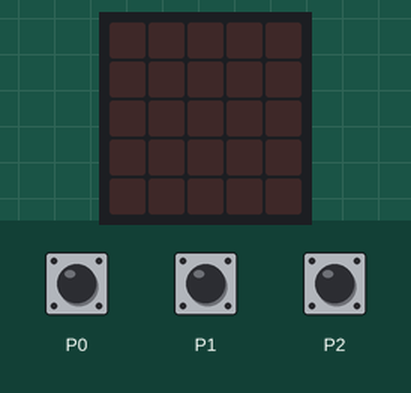
Recording of a program running on a simulated BBC micro:bit (MakeCode). Shown: the board's 5×5 LED display. Inputs (shaded band) come from the test bench. Random numbers come from a fixed seed; the 48×5 strip is a reading aid, not a part: it shows the text the display is scrolling, unrolled, one strip-width of it at a time.

Above: at 1.2 s.
1.3 s: touch pin P0 pressed for 0.15 s
At 2.0 s:
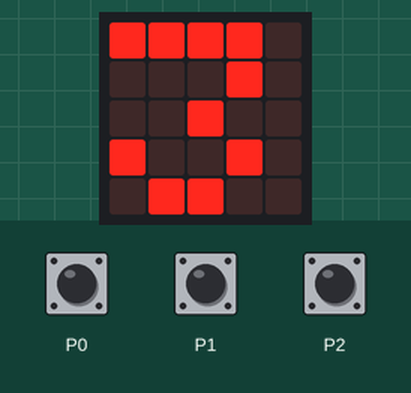
At 16.8 s:
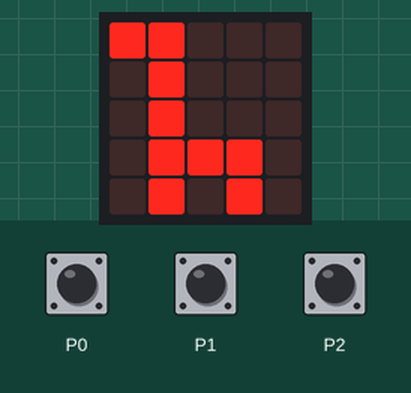

Measured:
- after the input at 1.3 s, the display: changes after 0.15 s (image 1)
- what the display in image 1 shows lasts 0.7 s, from 1.5 s to 2.2 s

The program:

main.ts
```typescript
input.onPinPressed(TouchPin.P0, function () {
    basic.showNumber(3)
    basic.showNumber(2)
    basic.showNumber(1)
    basic.showString("Prepare-se!")
    basic.pause(randint(1000, 5000))
    basic.showIcon(IconNames.Giraffe)
    basic.pause(1000)
    basic.clearScreen()
})
input.onPinPressed(TouchPin.P2, function () {
    basic.showLeds(`
        . . # # #
        . . # # #
        . . # # #
        . . # # #
        . . # # #
        `)
})
input.onPinPressed(TouchPin.P1, function () {
    basic.showLeds(`
        # # # . .
        # # # . .
        # # # . .
        # # # . .
        # # # . .
        `)
})
basic.forever(function () {

})
```

test.ts
```typescript
// testes vão aqui; isto não será compilado quando este pacote for usado como uma extensão.
```
